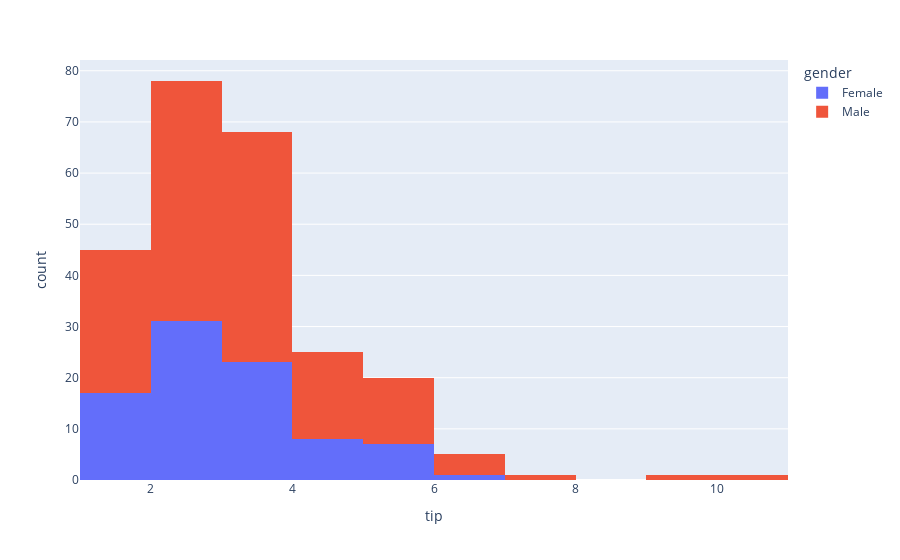

Write notebook code for a chart like this one.
### Code cell
px.histogram(df, 'tip', nbins=10, color='gender')

### Figure 1 — Plotly figure (JSON) as saved in the notebook; plotly's stock layout.template omitted (floating-point values rounded to 4 significant figures; data arrays with more than 128 entries replaced by an {"elided": "..."} marker saying what was removed)
{"data": [{"bingroup": "x", "hovertemplate": "gender=Female<br>tip=%{x}<br>count=%{y}<extra></extra>", "legendgroup": "Female", "marker": {"color": "#636efa", "pattern": {"shape": ""}}, "name": "Female", "nbinsx": 10, "orientation": "v", "showlegend": true, "type": "histogram", "x": [1.01, 3.61, 5.0, 3.02, 1.67, 3.5, 2.75, 2.23, 3.0, 3.0, 2.45, 3.07, 2.6, 5.2, 1.5, 2.47, 1.0, 3.0, 3.14, 5.0, 2.2, 1.83, 5.17, 1.0, 4.3, 3.25, 2.5, 3.0, 2.5, 3.48, 4.08, 4.0, 1.0, 4.0, 3.5, 1.5, 1.8, 2.92, 1.68, 2.52, 4.2, 2.0, 2.0, 2.83, 1.5, 2.0, 3.25, 1.25, 2.0, 2.0, 2.75, 3.5, 5.0, 2.3, 1.5, 1.36, 1.63, 5.14, 3.75, 2.61, 2.0, 3.0, 1.61, 2.0, 4.0, 3.5, 3.5, 4.19, 5.0, 2.0, 2.01, 2.0, 2.5, 3.23, 2.23, 2.5, 6.5, 1.1, 3.09, 3.48, 3.0, 2.5, 2.0, 2.88, 4.67, 2.0, 3.0], "xaxis": "x", "yaxis": "y"}, {"bingroup": "x", "hovertemplate": "gender=Male<br>tip=%{x}<br>count=%{y}<extra></extra>", "legendgroup": "Male", "marker": {"color": "#EF553B", "pattern": {"shape": ""}}, "name": "Male", "nbinsx": 10, "orientation": "v", "showlegend": true, "type": "histogram", "x": {"elided": "157 float values"}, "xaxis": "x", "yaxis": "y"}], "layout": {"barmode": "relative", "legend": {"title": {"text": "gender"}, "tracegroupgap": 0}, "margin": {"t": 60}, "xaxis": {"anchor": "y", "domain": [0, 1], "title": {"text": "tip"}}, "yaxis": {"anchor": "x", "domain": [0, 1], "title": {"text": "count"}}}}
